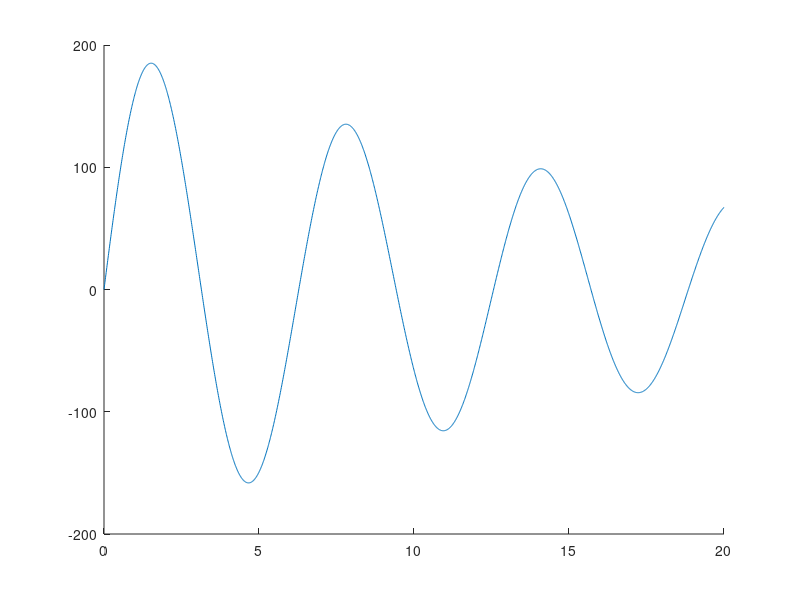

MATLAB code to generate this figure: (Note: this script raises an error after producing the figure.)
%% |offsetaxis.m|: Offset an x- or y-axis from the plotted axis area
% Author: Kelly Kearney
%
% This repository includes the code for the |offsetaxis.m| Matlab function,
% along with all dependent functions required to run it.
%
% The |offsetaxis| function allows one to move the visible axis away from
% the plotted axis area.  This is often done to allow for multiple axes
% associated with a single graph, or to simply create a less cluttered
% appearance along the edges of plotted data.  It achieves this appearance 
% by creating a second, mostly-hidden-except-for-the-axis-line axis that is
% linked to the original axis. 
%
%% Getting started
%
% *Prerequisites*
%
% This function should be compatible with all versions of Matlab.
%
% *Downloading and installation*
%
% This code can be downloaded from <https://github.com/kakearney/offsetaxis-pkg/ Github>
% or the
% <http://www.mathworks.com/matlabcentral/fileexchange/
% MatlabCentral File Exchange.  The File Exchange entry is updated daily
% from the GitHub repository.   
%
% *Matlab Search Path*
%
% The following folders need to be added to your Matlab Search path (via
% |addpath|, |pathtool|, etc.):
%
%   offsetaxis-pkg/offsetaxis
%
%% Syntax
%
% |offsetaxis(ax)| adds an offset y-axis to the axis or axes indicated by
% the handle(s) |ax|, displaced 0.1 axis-width units from the original axis.
%
% |offsetaxis(ax, ..., 'y', yoffset)| adds an offset y-axis to the axis 
% indicated by the handle |ax|, displaced by a custom distance |yoffset| 
% that is defined as a fraction of the axis width.  Default is 0.1 if no
% x-offset is specified, and 0 otherwise.
%
% |offsetaxis(ax, ..., 'x', xoffset)| adds an offset x-axis to the axis 
% indicated by the handle |ax|, displaced by a custom distance |xoffset| 
% that is defined as a fraction of the axis height. Default is 0.
%
% |offsetaxis(ax, ..., 'yloc', yloc)| indicates where the offset y-axis
% should be placed ('l' = left, 'r' = right, 'lr' = both).  Default is 'l'.
%
% |offsetaxis(ax, ..., 'xloc', yloc)| indicates where the offset x-axis
% should be placed ('t' = top, 'b' = bottom, 'tb' = both).  Default is 'b'.
%
% |hy = offsetaxis(...)| returns the handles to the newly-created axis
% objects used to display offset y-axes.  |hy| will be the same dimensions
% as |ax|, and is only returned if a y-offset is specified by input.
%
% |hx = offsetaxis(...)| returns the handles to the newly-created axis
% objects used to display offset x-axes.  |hx| will be the same dimensions
% as |ax|, and is only returned if a x-offset is specified by input.
%
%% Example 1: Axis offset positions
%
% The following example demonstrates the default location of an offset
% y-axis. 

x = 0:0.01:20;
y1 = 200*exp(-0.05*x).*sin(x);

figure;
ax = axes;
hold on;
plot(x, y1);
offsetaxis(ax); % Default, y-offset = 0.1 and yloc = 'l'

%%
%
% Offset axes can also be added in any direction.

figure;
ax = axes;
plot(x, y1);
offsetaxis(ax, 'y', 0.05, 'x', 0.05, 'yloc', 'lr', 'xloc', 'tb'); 

%% Example 2: More flexible multi-axis plots
%
% Matlab includes a few helper functions to allow plotting of data on
% different scales on the same axes.  These functions include |plotyy| in
% older versions, and |yyaxis| in newer versions.  There are also numerous
% File Exchange entries designed to extend these functions to more data
% types, more axes, and to the x-axis (plotyyy, plots, etc.).  These
% functions rely on the same underlying concept as |offsetaxis| (i.e.
% creating extra axes).  However, the lower-level control offered by
% offset axis to control all aspects of this type of plot allows you to
% manually build more complex multi-axis plots.
%
% In this example, we demonstrate some of the concepts needed to create 
% this sort of plot.  We'll use the same data as the |plotyy|
% documentation: 

x = 0:0.01:20;
y1 = 200*exp(-0.05*x).*sin(x);
y2 = 0.8*exp(-0.5*x).*sin(10*x);

figure % new figure
plotyy(x,y1,x,y2);

%%
% The first step to creating our new figure is to create two axes on top of
% each other.  We then add one line to each plot.  Note that we need to
% manually remove the color from the top axis to make sure we can see
% through to the bottom one (and set the hold state, since a call to plot
% or other high-level plotting functions will reset this if the hold state
% is off). 

figure;

% Create two axes on top of each other

ax1 = axes;
ax2 = axes('position', ax1.Position, 'color', 'none');
hold(ax2, 'on');

% Plot data to their respective axes:

ln1 = plot(ax1, x, y1);
ln2 = plot(ax2, x, y2, 'r');

%%
% Next, we add the offset axis.  It's also common to want to match the
% color of the axes to the plotted data, though this may vary for your
% particular needs.

hy = offsetaxis(ax2, 'y', 0.1);
set(hy, 'YColor', ln2.Color); 
set(ax1, 'YColor', ln1.Color);

%% 
% As you can see, this method involves more work than a simple call to
% |plotyy| or |yyaxis| or any of the all-in-one File Exchange functions,
% but in exchange, you can gain more flexibility over the number of and
% location of additional axes.  You can add as many axes as needed in
% either the x- or y-directions!

figure;
ax = axes('position', [0.2 0.2 0.6 0.6]);
offsetaxis(ax, 'y', 0.01);
offsetaxis(ax, 'y', 0.1);
offsetaxis(ax, 'y', 0.2);
offsetaxis(ax, 'y', 0.1, 'yloc', 'r');
offsetaxis(ax, 'x', 0.1);
offsetaxis(ax, 'x', 0.2);
offsetaxis(ax, 'x', 0.1, 'xloc', 't');
set(ax, 'box', 'on');



    








